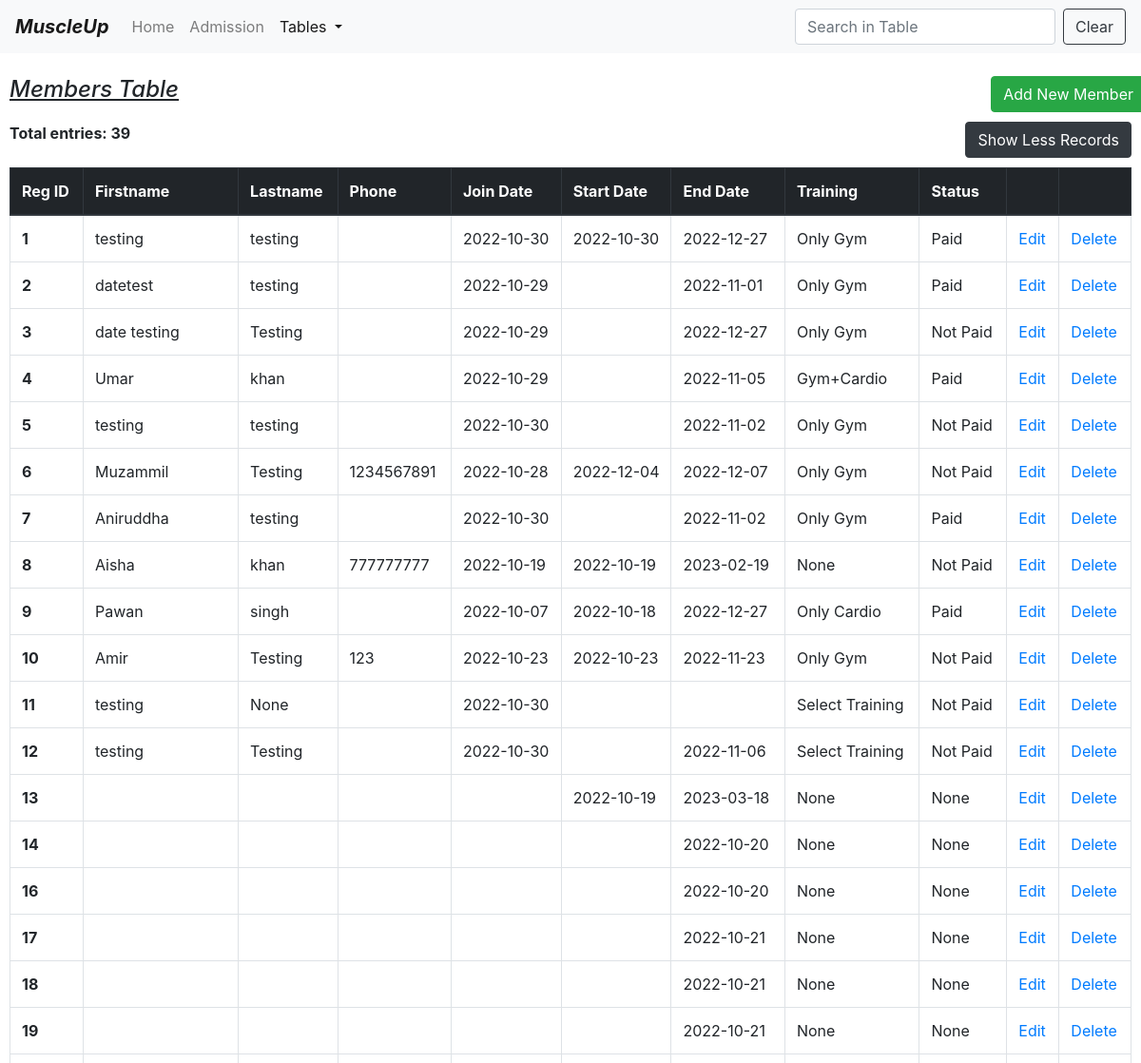
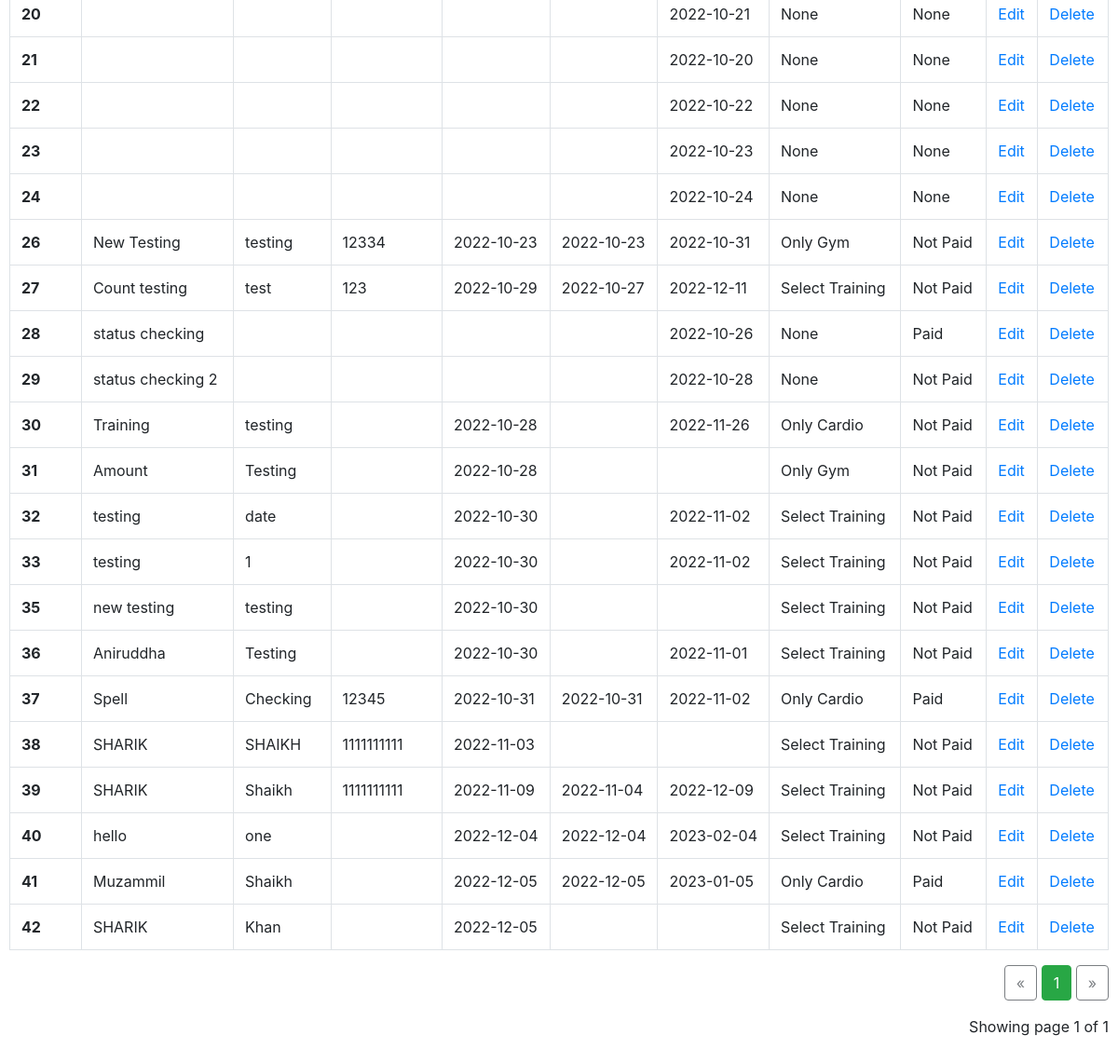
Screenshot of /table1 (signed in) with the database file from the repository (2 pictures, top to bottom).
### model.py (models this page shows)
class Members(db.Model):
    id = db.Column(db.Integer, primary_key=True)
    firstname = db.Column(db.String(30))
    lastname = db.Column(db.String(30))
    phoneno = db.Column(db.Integer)
    email = db.Column(db.String(30))
    joindate = db.Column(db.String(11))
    startdate = db.Column(db.String(11))
    enddate = db.Column(db.String(11))
    address = db.Column(db.String(100))
    status = db.Column(db.String(10))
    training = db.Column(db.String(10))
    amount = db.Column(db.Integer)

### app.py (the view)
@app.route("/table1")
def table1():
    try:
        if "username" not in session:
            flash("Please log in first")
            return render_template("login.html")
        total_rows = Members.query.count()
        page = request.args.get('page', 1, type=int)
        member = Members.query.order_by(Members.id).paginate(page=page, per_page=total_rows)
        button_name = "Show Less Records"
        path = "/table"
        return render_template("table.html", member=member, total_rows=total_rows, button_name=button_name, path=path)
    except:
        return make_response("can't access the table page")

### templates/table.html (shortened to what this page needs)
<!DOCTYPE html>
<html lang="en">
<head>
    <link href="https://cdn.jsdelivr.net/npm/bootstrap@4.0.0/dist/css/bootstrap.min.css"
 rel="stylesheet">
</head>
<body>
<nav class="navbar navbar-expand-lg navbar-light bg-light">
    <a class="navbar-brand" href="/home"><b><i>MuscleUp</i></b></a>
    <div class="collapse navbar-collapse" id="navbarSupportedContent">
        <ul class="navbar-nav mr-auto">
            <li class="nav-item ">
                <a class="nav-link" href="/home">Home <span class="sr-only">(current)</span></a>
            </li>
            <li class="nav-item">
                <a class="nav-link" href="/form">Admission</a>
            </li>
            <li class="nav-item dropdown active">
                <a aria-expanded="false" aria-haspopup="true" class="nav-link dropdown-toggle" data-toggle="dropdown"
                   href="#"
                   id="navbarDropdown" role="button">
                    Tables
                </a>
            </li>
        </ul>
        <form class="form-inline my-2 my-lg-0">
            <input aria-label="Search" class="form-control mr-sm-2" id="myInput" onkeyup="myFunction()" placeholder="Search in Table"
                   type="search">
            <button class="btn btn-outline-dark my-2 my-sm-0" onclick="document.getElementById('myInput').value = ''">Clear</button>
        </form>
    </div>
</nav>
<br>
<div class="Container" style="padding-left:10px;padding-right:10px;">
    <div class="row">
        <div class="col md-12">
            <h4><u><i>Members Table</i></u><br></h4>
        </div>
        <a href="/form">
            <button class="btn btn-success float-right" type="button">Add New Member
            </button>
        </a>
        <br><br>
    </div>
    <div class="row">
        <div class="col">
            <label>
                <strong>Total entries: {{total_rows}}</strong>
            </label>
        </div>
        <div class="col">
            <a href="{{path}}">
            <button class="btn btn-dark float-right" type="button">{{button_name}}</button><br><br>
            </a>
        </div>
    </div>
    <table class="table table-bordered table-hover " id="myTable">
        <thead class="thead-dark">
        <tr>
            <th scope="col">Reg ID</th>
            <th scope="col">Firstname</th>
            <th scope="col">Lastname</th>
            <th scope="col">Phone</th>
            <th scope="col" style="width:110px">Join Date</th>
            <th scope="col" style="width:110px">Start Date</th>
            <th scope="col" style="width:110px">End Date</th>
            <th scope="col">Training</th>
            <th scope="col">Status</th>
            <th scope="col"></th>
            <th scope="col"></th>
        </tr>
        </thead>
        <tbody>
        {% for i in member.items %}
        <tr>
            <th scope="row">{{i.id}}</th>
            <td>{{i.firstname}}</td>
            <td>{{i.lastname}}</td>
            <td>{{i.phoneno}}</td>
            <td style="white-space:nowrap">{{i.joindate}}</td>
            <td style="white-space:nowrap">{{i.startdate}}</td>
            <td style="white-space:nowrap">{{i.enddate}}</td>
            <td>{{i.training}}</td>
            <td>{{i.status}}</td>
            <td><a href="/edit/{{i.id}}">Edit</a></td>
            <td><a href="/delete/{{i.id}}" onclick="return confirm('are you sure to delete ?')">Delete</a></td>
        </tr>
        {% endfor %}
        </tbody>
    </table>
    <div class="text-right">
        <a class="btn btn-outline-dark
       {% if member.page == 1 %}disabled{% endif %}"
           href="{{ url_for('table', page=member.prev_num) }}">
            &laquo;
        </a>
        {% for page_num in member.iter_pages(left_edge=1, right_edge=1, left_current=1, right_current=2) %}
        {% if page_num %}
        {% if member.page == page_num %}
        <a class="btn btn-success"
           href="{{ url_for('table', page=page_num) }}">
            {{ page_num }}
        </a>
        {% else %}
        <a class="btn btn-outline-dark"
           href="{{ url_for('table', page=page_num) }}">
            {{ page_num }}
        </a>
        {% endif %}
        {% else %}
        ...
        {% endif %}
        {% endfor %}
        <a class="btn btn-outline-dark
       {% if member.page == member.pages %}disabled{% endif %}"
           href="{{ url_for('table', page=member.next_num) }}">
            &raquo;
        </a>
    </div>
    <p class="text-right mt-3">
        Showing page {{ member.page }} of {{ member.pages }}
    </p>
    <br><br><br>
</div>
</body>
</html>

### rows the page displays
Members: id "1", firstname "testing", lastname "testing", joindate "2022-10-30", startdate "2022-10-30", enddate "2022-12-27", training "Only Gym", status "Paid"
Members: id "2", firstname "datetest", lastname "testing", joindate "2022-10-29", enddate "2022-11-01", training "Only Gym", status "Paid"
Members: id "3", firstname "date testing", lastname "Testing", joindate "2022-10-29", enddate "2022-12-27", training "Only Gym", status "Not Paid"
Members: id "4", firstname "Umar", lastname "khan", joindate "2022-10-29", enddate "2022-11-05", training "Gym+Cardio", status "Paid"
Members: id "5", firstname "testing", lastname "testing", joindate "2022-10-30", enddate "2022-11-02", training "Only Gym", status "Not Paid"
Members: id "6", firstname "Muzammil", lastname "Testing", phoneno "1234567891", joindate "2022-10-28", startdate "2022-12-04", enddate "2022-12-07", training "Only Gym", status "Not Paid"
Members: id "7", firstname "Aniruddha", lastname "testing", joindate "2022-10-30", enddate "2022-11-02", training "Only Gym", status "Paid"
Members: id "8", firstname "Aisha", lastname "khan", phoneno "777777777", joindate "2022-10-19", startdate "2022-10-19", enddate "2023-02-19", training "None", status "Not Paid"
Members: id "9", firstname "Pawan", lastname "singh", joindate "2022-10-07", startdate "2022-10-18", enddate "2022-12-27", training "Only Cardio", status "Paid"
Members: id "10", firstname "Amir", lastname "Testing", phoneno "123", joindate "2022-10-23", startdate "2022-10-23", enddate "2022-11-23", training "Only Gym", status "Not Paid"
Members: id "11", firstname "testing", lastname "None", joindate "2022-10-30", training "Select Training", status "Not Paid"
Members: id "12", firstname "testing", lastname "Testing", joindate "2022-10-30", enddate "2022-11-06", training "Select Training", status "Not Paid"
Members: id "13", startdate "2022-10-19", enddate "2023-03-18", training "None", status "None"
Members: id "14", enddate "2022-10-20", training "None", status "None"
Members: id "16", enddate "2022-10-20", training "None", status "None"
Members: id "17", enddate "2022-10-21", training "None", status "None"
Members: id "18", enddate "2022-10-21", training "None", status "None"
Members: id "19", enddate "2022-10-21", training "None", status "None"
Members: id "20", enddate "2022-10-21", training "None", status "None"
Members: id "21", enddate "2022-10-20", training "None", status "None"
Members: id "22", enddate "2022-10-22", training "None", status "None"
Members: id "23", enddate "2022-10-23", training "None", status "None"
Members: id "24", enddate "2022-10-24", training "None", status "None"
Members: id "26", firstname "New Testing", lastname "testing", phoneno "12334", joindate "2022-10-23", startdate "2022-10-23", enddate "2022-10-31", training "Only Gym", status "Not Paid"
Members: id "27", firstname "Count testing", lastname "test", phoneno "123", joindate "2022-10-29", startdate "2022-10-27", enddate "2022-12-11", training "Select Training", status "Not Paid"
Members: id "28", firstname "status checking", enddate "2022-10-26", training "None", status "Paid"
Members: id "29", firstname "status checking 2", enddate "2022-10-28", training "None", status "Not Paid"
Members: id "30", firstname "Training", lastname "testing", joindate "2022-10-28", enddate "2022-11-26", training "Only Cardio", status "Not Paid"
Members: id "31", firstname "Amount", lastname "Testing", joindate "2022-10-28", training "Only Gym", status "Not Paid"
Members: id "32", firstname "testing", lastname "date", joindate "2022-10-30", enddate "2022-11-02", training "Select Training", status "Not Paid"
Members: id "33", firstname "testing", lastname "1", joindate "2022-10-30", enddate "2022-11-02", training "Select Training", status "Not Paid"
Members: id "35", firstname "new testing", lastname "testing", joindate "2022-10-30", training "Select Training", status "Not Paid"
Members: id "36", firstname "Aniruddha", lastname "Testing", joindate "2022-10-30", enddate "2022-11-01", training "Select Training", status "Not Paid"
Members: id "37", firstname "Spell", lastname "Checking", phoneno "12345", joindate "2022-10-31", startdate "2022-10-31", enddate "2022-11-02", training "Only Cardio", status "Paid"
Members: id "38", firstname "SHARIK", lastname "SHAIKH", phoneno "1111111111", joindate "2022-11-03", training "Select Training", status "Not Paid"
Members: id "39", firstname "SHARIK", lastname "Shaikh", phoneno "1111111111", joindate "2022-11-09", startdate "2022-11-04", enddate "2022-12-09", training "Select Training", status "Not Paid"
Members: id "40", firstname "hello", lastname "one", joindate "2022-12-04", startdate "2022-12-04", enddate "2023-02-04", training "Select Training", status "Not Paid"
Members: id "41", firstname "Muzammil", lastname "Shaikh", joindate "2022-12-05", startdate "2022-12-05", enddate "2023-01-05", training "Only Cardio", status "Paid"
Members: id "42", firstname "SHARIK", lastname "Khan", joindate "2022-12-05", training "Select Training", status "Not Paid"

### other values shown
{{ total_rows }} "39"
{{ button_name }} "Show Less Records"
{{ page_num }} "1"
{{ member.page }} "1"
{{ member.pages }} "1"
